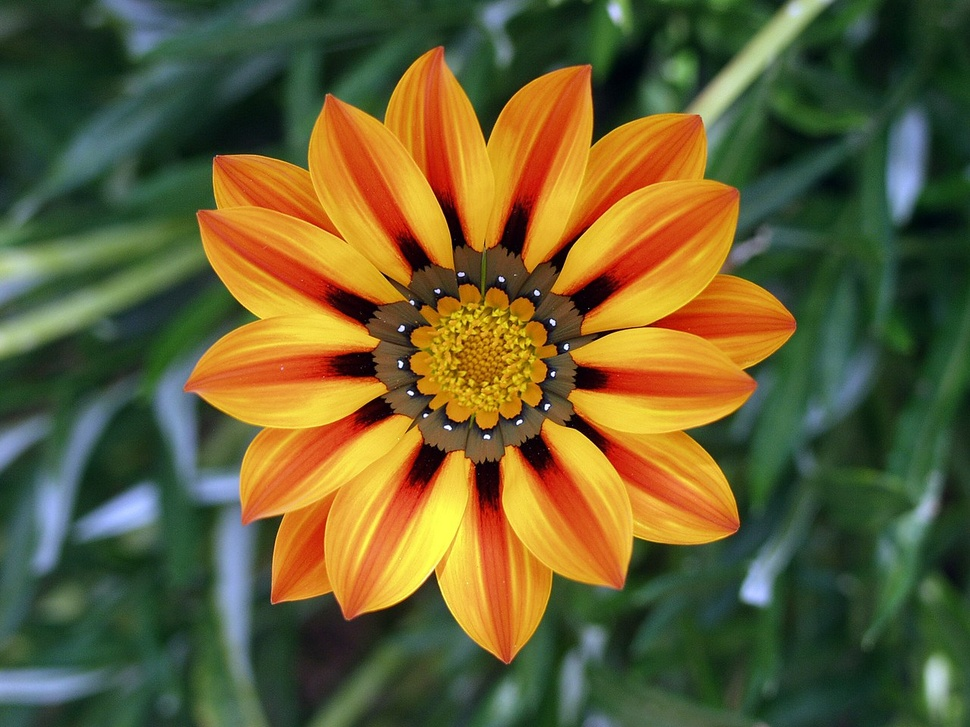
#> input picture LAB_1/Flower.jpg, 970 x 727 px, shrunk from 1280 x 960 before the run, found by its file name
$ python Que_1b.py
#> lines starting #> are read from the running program, lines starting #| are printed output that depends on the picture; after the words box and inside, x2 and y2 are one past the last pixel; in counts of white or black regions, pixels touching at a corner belong together
import cv2
import numpy as np

image = cv2.imread(r"C:\Users\ASUS\OneDrive\Desktop\comding\DIP\LAB_1\Flower.jpg")
#> image is the input picture: shape (727, 970, 3); mean B, G, R 50.9, 94.9, 102.7

gray = np.mean(image, axis=2).astype(np.uint8)
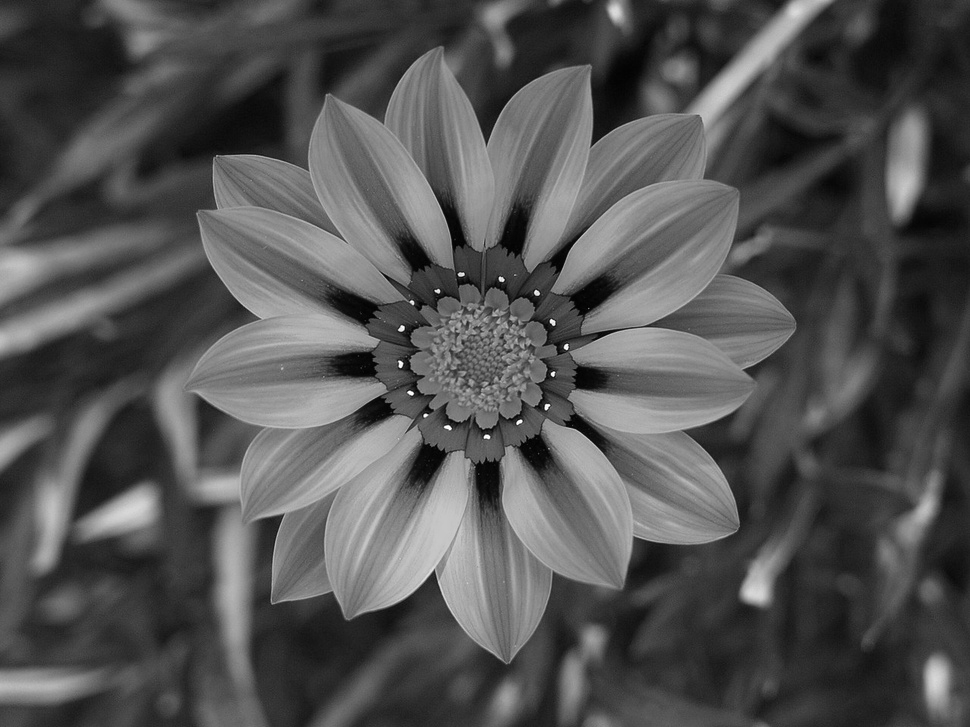
#> gray: shape (727, 970); min 1, max 254, mean 82.5

threshold = 127

bw = np.zeros_like(gray)
bw[gray > threshold] = 255


cv2.imshow("Original Image", image)
cv2.imshow("Black and White - Manual Method", bw)
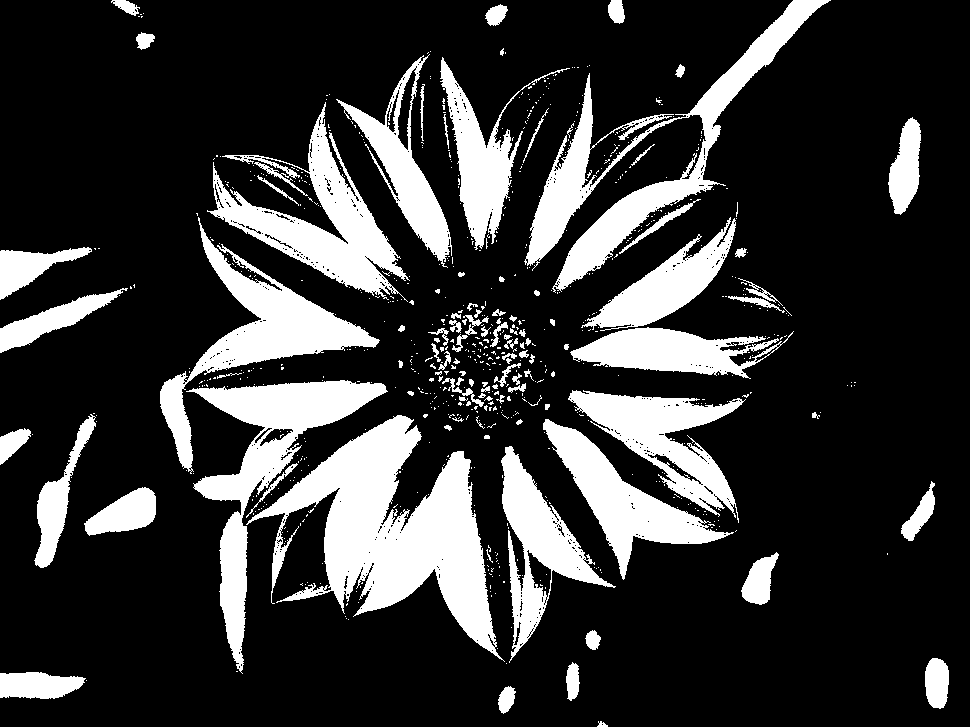
#> window 'Black and White - Manual Metho': shape (727, 970); 21.1% white; 734 white regions (633 under 20 px), largest, box (x1, y1, x2, y2) and area: (246, 415, 505, 662) 24992, (524, 0, 831, 293) 14912, (186, 380, 388, 674) 12741
cv2.waitKey(0)
cv2.destroyAllWindows()
